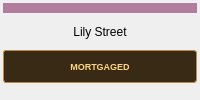
       <widget class="QFrame" name="tile14">
        <property name="tile" stdset="0">
         <bool>true</bool>
        </property>
        <layout class="QVBoxLayout" name="tileLayout14">
         <property name="spacing">
          <number>2</number>
         </property>
         <property name="leftMargin">
          <number>3</number>
         </property>
         <property name="topMargin">
          <number>3</number>
         </property>
         <property name="rightMargin">
          <number>3</number>
         </property>
         <property name="bottomMargin">
          <number>3</number>
         </property>
         <item>
          <widget class="QFrame" name="propertyColor14">
           <property name="minimumSize">
            <size>
             <width>0</width>
             <height>10</height>
            </size>
           </property>
           <property name="maximumSize">
            <size>
             <width>16777215</width>
             <height>10</height>
            </size>
           </property>
           <property name="styleSheet">
            <string>background: #b17d9e; border: none;</string>
           </property>
          </widget>
         </item>
         <item>
          <widget class="QLabel" name="tileName14">
           <property name="styleSheet">
            <string>font-size: 12px;</string>
           </property>
           <property name="text">
            <string>Lily Street</string>
           </property>
           <property name="alignment">
            <set>Qt::AlignmentFlag::AlignCenter</set>
           </property>
           <property name="wordWrap">
            <bool>true</bool>
           </property>
          </widget>
         </item>
         <item>
          <widget class="QLabel" name="mortgageLabel14">
           <property name="visible">
            <bool>false</bool>
           </property>
           <property name="styleSheet">
            <string notr="true">background-color: #392a16; color: #ffd584; border: 1px solid #b88b46; border-radius: 3px; padding: 2px; font-size: 9px; font-weight: bold;</string>
           </property>
           <property name="text">
            <string>MORTGAGED</string>
           </property>
           <property name="alignment">
            <set>Qt::AlignmentFlag::AlignCenter</set>
           </property>
          </widget>
         </item>
         <item>
          <widget class="QWidget" name="tokenArea14" native="true">
           <property name="minimumSize">
            <size>
             <width>0</width>
             <height>12</height>
            </size>
           </property>
           <property name="maximumSize">
            <size>
             <width>16777215</width>
             <height>12</height>
            </size>
           </property>
          </widget>
         </item>
        </layout>
       </widget>
